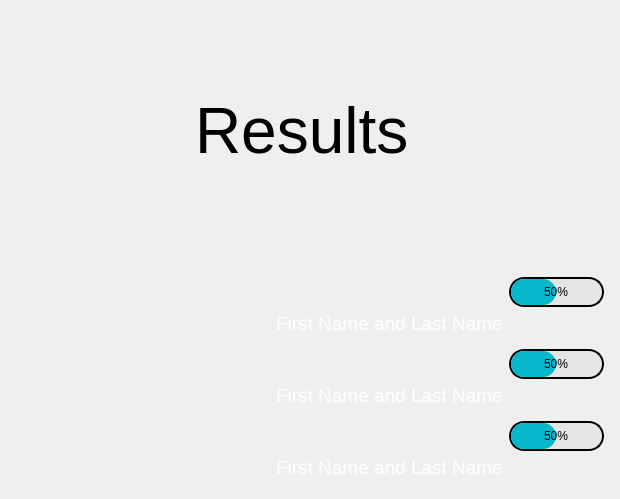
<?xml version="1.0" encoding="UTF-8"?>
<ui version="4.0">
 <class>Dialog</class>
 <widget class="QDialog" name="Dialog">
  <property name="geometry">
   <rect>
    <x>0</x>
    <y>0</y>
    <width>620</width>
    <height>499</height>
   </rect>
  </property>
  <property name="windowTitle">
   <string>Results of identification</string>
  </property>
  <property name="windowIcon">
   <iconset resource="guiResource.qrc">
    <normaloff>:/Icon/icon.ico</normaloff>:/Icon/icon.ico</iconset>
  </property>
  <property name="styleSheet">
   <string notr="true">QDialog
{
	border-image: url(:/Background/background.jpg);
}
</string>
  </property>
  <widget class="QWidget" name="gridLayoutWidget">
   <property name="geometry">
    <rect>
     <x>0</x>
     <y>0</y>
     <width>604</width>
     <height>479</height>
    </rect>
   </property>
   <layout class="QGridLayout" name="mainGrid">
    <item row="1" column="1">
     <layout class="QGridLayout" name="rightGrid">
      <item row="0" column="0">
       <layout class="QVBoxLayout" name="verticalLayoutImg_1">
        <property name="topMargin">
         <number>3</number>
        </property>
        <property name="bottomMargin">
         <number>0</number>
        </property>
        <item alignment="Qt::AlignHCenter">
         <widget class="QLabel" name="image_1">
          <property name="font">
           <font>
            <pointsize>22</pointsize>
           </font>
          </property>
          <property name="styleSheet">
           <string notr="true"/>
          </property>
          <property name="text">
           <string>&lt;html&gt;&lt;head/&gt;&lt;body&gt;&lt;p&gt;&lt;img width=&quot;80&quot; height=&quot;80&quot; src=&quot;:/DefaultImage/defualtImage.png&quot;/&gt;&lt;/p&gt;&lt;/body&gt;&lt;/html&gt;</string>
          </property>
         </widget>
        </item>
        <item alignment="Qt::AlignHCenter">
         <widget class="QLabel" name="name_1">
          <property name="font">
           <font>
            <pointsize>14</pointsize>
           </font>
          </property>
          <property name="styleSheet">
           <string notr="true">color: rgb(255, 255, 255);</string>
          </property>
          <property name="text">
           <string>First Name and Last Name</string>
          </property>
         </widget>
        </item>
       </layout>
      </item>
      <item row="2" column="0">
       <layout class="QVBoxLayout" name="verticalLayoutImg_3">
        <property name="topMargin">
         <number>3</number>
        </property>
        <property name="bottomMargin">
         <number>0</number>
        </property>
        <item alignment="Qt::AlignHCenter">
         <widget class="QLabel" name="image_3">
          <property name="font">
           <font>
            <pointsize>22</pointsize>
           </font>
          </property>
          <property name="styleSheet">
           <string notr="true"/>
          </property>
          <property name="text">
           <string>&lt;html&gt;&lt;head/&gt;&lt;body&gt;&lt;p&gt;&lt;img width=&quot;80&quot; height=&quot;80&quot; src=&quot;:/DefaultImage/defualtImage.png&quot;/&gt;&lt;/p&gt;&lt;/body&gt;&lt;/html&gt;</string>
          </property>
         </widget>
        </item>
        <item alignment="Qt::AlignHCenter">
         <widget class="QLabel" name="name_3">
          <property name="font">
           <font>
            <pointsize>14</pointsize>
           </font>
          </property>
          <property name="styleSheet">
           <string notr="true">color: rgb(255, 255, 255);
</string>
          </property>
          <property name="text">
           <string>First Name and Last Name</string>
          </property>
         </widget>
        </item>
       </layout>
      </item>
      <item row="1" column="0">
       <layout class="QVBoxLayout" name="verticalLayoutImg_2">
        <property name="topMargin">
         <number>3</number>
        </property>
        <property name="bottomMargin">
         <number>0</number>
        </property>
        <item alignment="Qt::AlignHCenter">
         <widget class="QLabel" name="image_2">
          <property name="font">
           <font>
            <pointsize>22</pointsize>
           </font>
          </property>
          <property name="styleSheet">
           <string notr="true"/>
          </property>
          <property name="text">
           <string>&lt;html&gt;&lt;head/&gt;&lt;body&gt;&lt;p&gt;&lt;img width=&quot;80&quot; height=&quot;80&quot; src=&quot;:/DefaultImage/defualtImage.png&quot;/&gt;&lt;/p&gt;&lt;/body&gt;&lt;/html&gt;</string>
          </property>
         </widget>
        </item>
        <item alignment="Qt::AlignHCenter">
         <widget class="QLabel" name="name_2">
          <property name="font">
           <font>
            <pointsize>14</pointsize>
           </font>
          </property>
          <property name="styleSheet">
           <string notr="true">color: rgb(255, 255, 255);</string>
          </property>
          <property name="text">
           <string>First Name and Last Name</string>
          </property>
         </widget>
        </item>
       </layout>
      </item>
      <item row="0" column="1">
       <layout class="QVBoxLayout" name="verticalLayoutPro_1">
        <property name="bottomMargin">
         <number>20</number>
        </property>
        <item>
         <widget class="QProgressBar" name="progressBar_1">
          <property name="sizePolicy">
           <sizepolicy hsizetype="Minimum" vsizetype="Minimum">
            <horstretch>0</horstretch>
            <verstretch>0</verstretch>
           </sizepolicy>
          </property>
          <property name="maximumSize">
           <size>
            <width>16777215</width>
            <height>30</height>
           </size>
          </property>
          <property name="styleSheet">
           <string notr="true">.QProgressBar 
{
	text-align: center;
	border-radius:15px;
	border: 2px solid black;
	color: black; 
	background-color: rgb(229, 229, 229);

}
.QProgressBar::chunk
{

background-color: #05B8CC;
border-bottom-right-radius: 13px;
border-bottom-left-radius: 13px;
border-top-left-radius: 13px;
border-top-right-radius: 13px;
}</string>
          </property>
          <property name="value">
           <number>50</number>
          </property>
          <property name="invertedAppearance">
           <bool>false</bool>
          </property>
         </widget>
        </item>
       </layout>
      </item>
      <item row="1" column="1">
       <layout class="QVBoxLayout" name="verticalLayoutPro_2">
        <property name="bottomMargin">
         <number>20</number>
        </property>
        <item>
         <widget class="QProgressBar" name="progressBar_2">
          <property name="sizePolicy">
           <sizepolicy hsizetype="Minimum" vsizetype="Minimum">
            <horstretch>0</horstretch>
            <verstretch>0</verstretch>
           </sizepolicy>
          </property>
          <property name="maximumSize">
           <size>
            <width>16777215</width>
            <height>30</height>
           </size>
          </property>
          <property name="styleSheet">
           <string notr="true">.QProgressBar 
{
	text-align: center;
	border-radius:15px;
	border: 2px solid black;
	color: black; 
	background-color: rgb(229, 229, 229);

}
.QProgressBar::chunk
{

background-color: #05B8CC;
border-bottom-right-radius: 13px;
border-bottom-left-radius: 13px;
border-top-left-radius: 13px;
border-top-right-radius: 13px;
}</string>
          </property>
          <property name="value">
           <number>50</number>
          </property>
          <property name="invertedAppearance">
           <bool>false</bool>
          </property>
         </widget>
        </item>
       </layout>
      </item>
      <item row="2" column="1">
       <layout class="QVBoxLayout" name="verticalLayoutPro_3">
        <property name="bottomMargin">
         <number>20</number>
        </property>
        <item>
         <widget class="QProgressBar" name="progressBar_3">
          <property name="sizePolicy">
           <sizepolicy hsizetype="Minimum" vsizetype="Minimum">
            <horstretch>0</horstretch>
            <verstretch>0</verstretch>
           </sizepolicy>
          </property>
          <property name="maximumSize">
           <size>
            <width>16777215</width>
            <height>30</height>
           </size>
          </property>
          <property name="styleSheet">
           <string notr="true">.QProgressBar 
{
	text-align: center;
	border-radius:15px;
	border: 2px solid black;
	color: black; 
	background-color: rgb(229, 229, 229);

}
.QProgressBar::chunk
{

background-color: #05B8CC;
border-bottom-right-radius: 13px;
border-bottom-left-radius: 13px;
border-top-left-radius: 13px;
border-top-right-radius: 13px;
}</string>
          </property>
          <property name="value">
           <number>50</number>
          </property>
          <property name="invertedAppearance">
           <bool>false</bool>
          </property>
         </widget>
        </item>
       </layout>
      </item>
     </layout>
    </item>
    <item row="0" column="0" colspan="2" alignment="Qt::AlignHCenter|Qt::AlignVCenter">
     <widget class="QLabel" name="title">
      <property name="font">
       <font>
        <pointsize>48</pointsize>
       </font>
      </property>
      <property name="text">
       <string>Results</string>
      </property>
     </widget>
    </item>
    <item row="1" column="0">
     <layout class="QVBoxLayout" name="verticalLayout_ledt">
      <property name="leftMargin">
       <number>20</number>
      </property>
      <property name="rightMargin">
       <number>20</number>
      </property>
      <item alignment="Qt::AlignHCenter">
       <widget class="QLabel" name="imageToIdentify">
        <property name="font">
         <font>
          <pointsize>28</pointsize>
         </font>
        </property>
        <property name="text">
         <string>&lt;html&gt;&lt;head/&gt;&lt;body&gt;&lt;p&gt;&lt;img src=&quot;:/DefaultImage/defualtImage.png&quot; width=&quot;160&quot;/&gt;&lt;/p&gt;&lt;/body&gt;&lt;/html&gt;</string>
        </property>
       </widget>
      </item>
     </layout>
    </item>
   </layout>
  </widget>
 </widget>
 <resources>
  <include location="guiResource.qrc"/>
 </resources>
 <connections/>
</ui>
